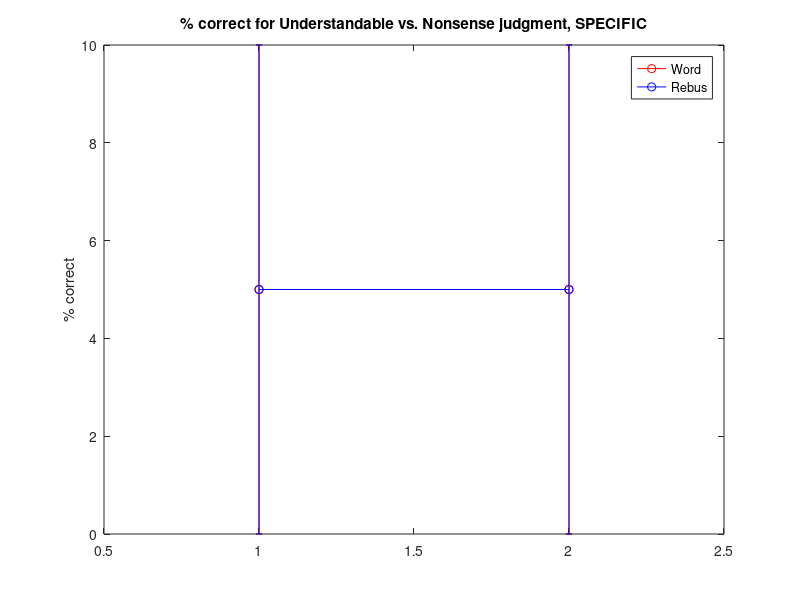

Reproduce this figure in MATLAB. (Note: this script raises an error after producing the figure.)
%Script to plot results from ANOVAs in MATLAB for easier presentation in
%powerpoint, etc.

%y(1)=input('Input mean of General, Words:  ');
%y(2)=input('Input mean of Specific, Words:  ');
%y(3)=input('Input mean of General, Rebus:  ');
%y(4)=input('Input mean of Specific, Rebus:  ');

y(1)=input('Input mean of GMW:  ');
y(2)=input('Input mean of GNW:  ');
y(3)=input('Input mean of GMR:  ');
y(4)=input('Input mean of GNR:  ');


errbar(1)=input('Input std of GMW for err bar:   ');
errbar(2)=input('Input std of GNW for err bar:   ');
errbar(3)=input('Input std of GMR for err bar:   ');
errbar(4)=input('Input std of GNR for err bar:   ');


figure;plot(y(1:2),'ro-');hold on;
plot(y(3:4),'bo-')
legend('Word','Rebus')
errorbar(y(1:2),errbar(1:2),'r')
errorbar(y(3:4),errbar(3:4),'b')
xlim([0.5 2.5])
title('% correct for Understandable vs. Nonsense judgment, SPECIFIC')
%ylabel('RT, sec')
ylabel('% correct')


ax=gca;
ax.XTick=[1 2];
% ax.XTickLabel = {'General','Specific'};
% xlabel('condition')

ax.XTickLabel = {'Understandable','Nonsense'};
xlabel('meaning status')



